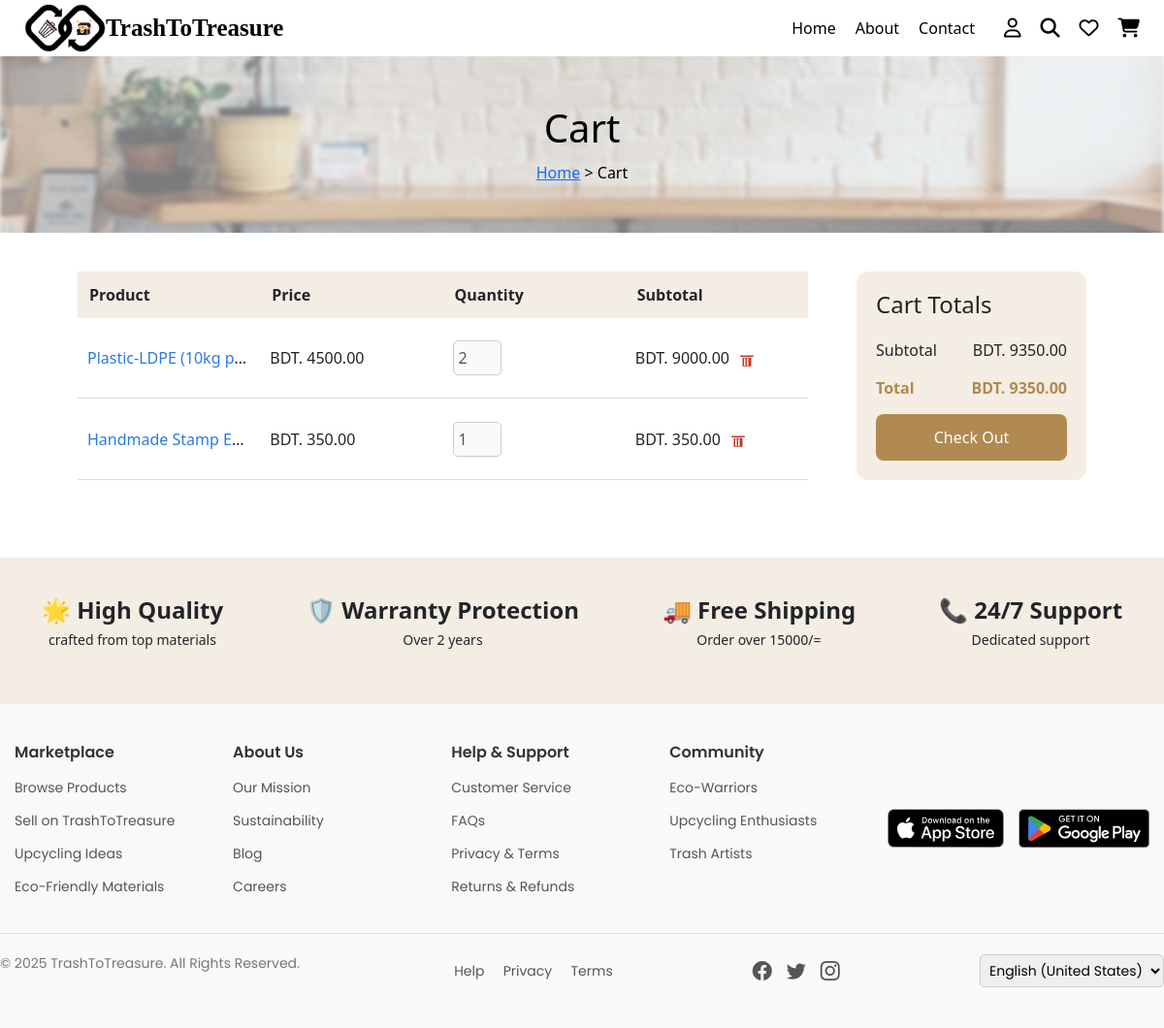
The app's page /cart/ (signed in), older data.
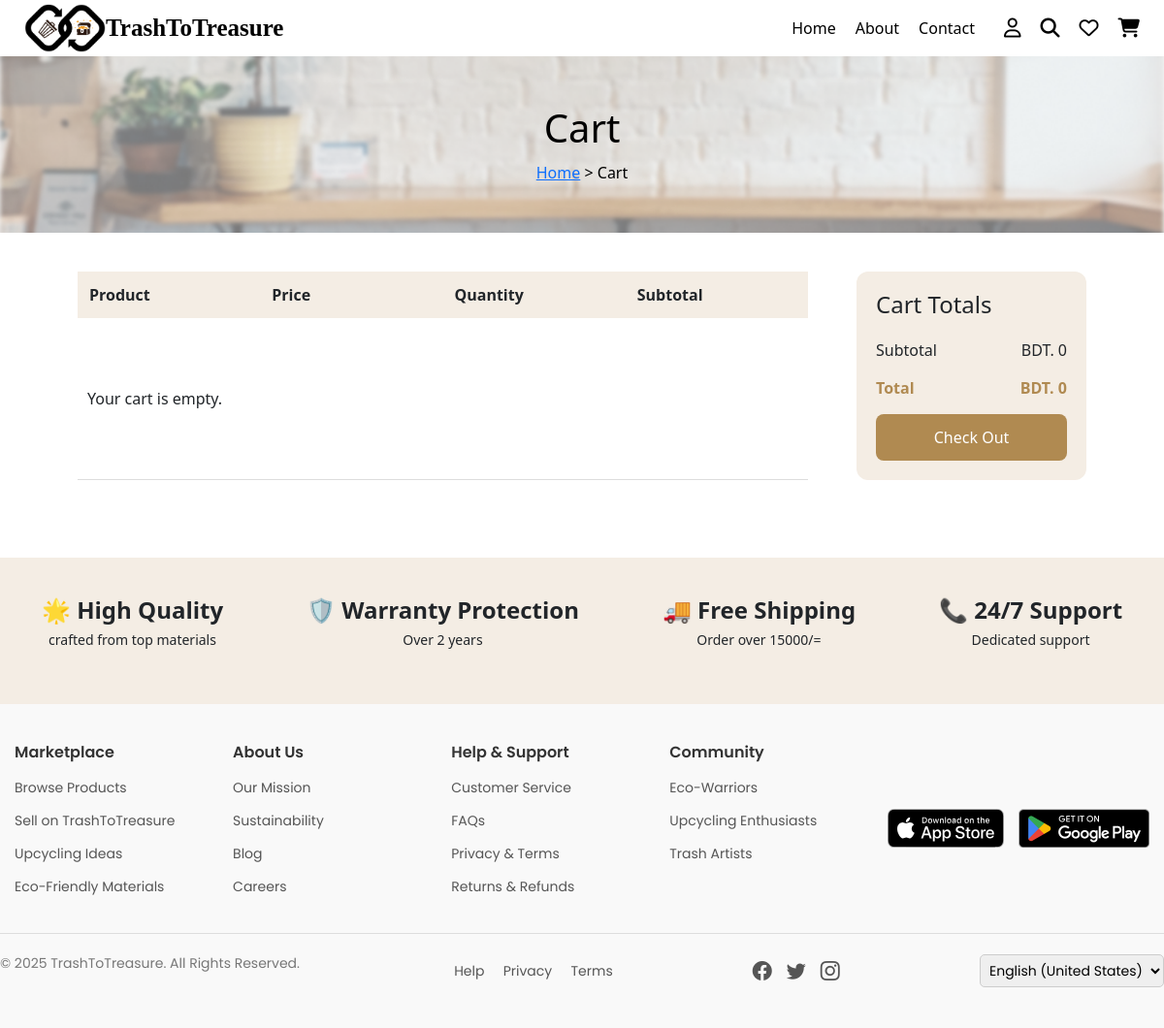
The same page, newer data.
### marketplace/models.py (models this page shows, shortened)
class CartItem(models.Model):
    buyer = models.ForeignKey(User, on_delete=models.CASCADE)
    content_type = models.ForeignKey(ContentType, on_delete=models.CASCADE)
    object_id = models.PositiveIntegerField()
    item = GenericForeignKey('content_type', 'object_id')
    quantity = models.PositiveIntegerField(default=1)
    added_at = models.DateTimeField(auto_now_add=True)
    class Meta:
        unique_together = ('buyer', 'content_type', 'object_id')
    def subtotal(self):
        return self.quantity * self.item.price  # works as long as both models have a .price

class TrashItem(models.Model):
    material_name = models.CharField(max_length=255, default="")  # Change as needed
    category = models.CharField(max_length=100, default="")  # Change as needed
    description = models.TextField()
    condition = models.CharField(max_length=50, default="")  # Set a meaningful default
    quantity = models.IntegerField(default=0)
    price = models.DecimalField(max_digits=10, decimal_places=2)
    trash_point = models.CharField(max_length=255, default="")  # Set a meaningful default
    images = models.ImageField(upload_to='waste_images/', blank=True, null=True)
    location = models.CharField(max_length=255, default="")  # Set a meaningful default
    product_status = models.CharField(max_length=20, choices=PRODUCT_STATUS_CHOICES, default='')
    delivery_status = models.CharField(max_length=20, choices=DELIVERY_STATUS_CHOICES, default='')
    slug = models.SlugField(max_length=255, unique=True, blank=True)
    listing_date = models.DateTimeField(auto_now_add=True)
    last_updated = models.DateTimeField(auto_now=True, null=True, blank=True)
    tags = models.CharField(max_length=255, blank=True, null=True)

class UpcycledProduct(models.Model):
    product_name = models.CharField(max_length=255, default="")
    category = models.CharField(max_length=100, default="")
    description = models.TextField()
    price = models.DecimalField(max_digits=10, decimal_places=2)
    product_status = models.CharField(max_length=20, choices=PRODUCT_STATUS_CHOICES, default='active')
    artisan = models.ForeignKey(User, on_delete=models.CASCADE, related_name='upcycled_products', null=True, blank=True)
    approval_status = models.BooleanField(default=False)
    stock_availability = models.IntegerField()
    product_images = models.ImageField(upload_to='upcycled_products/', blank=True, null=True)
    location = models.CharField(max_length=255, default="")
    rating = models.DecimalField(max_digits=3, decimal_places=2, default=0.0)
    tags = models.CharField(max_length=255, blank=True, null=True)
    listing_date = models.DateTimeField(auto_now_add=True)
    last_updated = models.DateTimeField(auto_now=True, null=True, blank=True)
    sold_count = models.IntegerField(default=0)
    delivery_status = models.CharField(max_length=20, choices=DELIVERY_STATUS_CHOICES, default='ready')
    slug = models.SlugField(max_length=255, unique=True, blank=True)

### marketplace/views.py (the view)
# urls.py: path('cart/', cart, name='cart'),
@login_required
def cart(request):
    if request.user.role == 'driver':
        return HttpResponseForbidden("You are not authorized to view this page.")
    cart_items = CartItem.objects.filter(buyer=request.user)
    total = sum(item.subtotal() for item in cart_items)
    return render(request, 'cart.html', {
        'cart_items': cart_items,
        'total': total
    })

### marketplace/templates/cart.html (shortened to what this page needs)
{% load static %}
{% include "header.html" %}
<!DOCTYPE html>
<html lang="en">
<head>
    <link rel="stylesheet" href="{% static 'css/cart.css' %}">
</head>
<body>
    <section class="cart-banner">
        <h2>Cart</h2>
        <p><a href="/">Home</a> > Cart</p>
    </section>
    <div class="cart-container">
        <table class="cart-table">
            <thead>
                <tr>
                    <th>Product</th>
                    <th>Price</th>
                    <th>Quantity</th>
                    <th>Subtotal</th>
                </tr>
            </thead>
            <tbody>
                {% for item in cart_items %}
                <tr>
                    <td class="product-info">
                      <span>
                        {% if item.content_type.model == 'upcycledproduct' %}
                            <a href="{% url 'upcycled_product_details' slug=item.item.slug %}">
                                {{ item.item.product_name }}
                            </a>
                        {% elif item.content_type.model == 'trashitem' %}
                            <a href="{% url 'trash_item_details' slug=item.item.slug %}">
                                {{ item.item.material_name }}
                            </a>
                        {% else %}
                            Unknown Item
                        {% endif %}
                      </span>
                    </td>
                    <td>BDT. {{ item.item.price }}</td>
                    <td>
                      <input type="number" value="{{ item.quantity }}" min="1" max="{{ item.item.stock_availability }}" disabled>
                    </td>
                    <td>
                      BDT. {{ item.subtotal }}
                      <form method="post" action="{% url 'remove_from_cart' item.id %}" style="display:inline;">
                        <button class="remove-btn" title="Remove from cart">
                            <svg xmlns="http://www.w3.org/2000/svg" height="18" width="18" viewBox="0 0 24 24" fill="#c0392b">
                                <path d="M3 6h18v2H3zm3 3h12v12H6zM8 10v10h2V10H8zm4 0v10h2V10h-2z"/>
                            </svg>
                        </button>
                      </form>
                    </td>
                </tr>
                {% empty %}
                  <tr><td colspan="4">Your cart is empty.</td></tr>
                {% endfor %}
            </tbody>
        </table>
        <div class="cart-totals">
            <h3>Cart Totals</h3>
            <div class="totals-item">
                <span>Subtotal</span>
                <span>BDT. {{ total }}</span>
            </div>
            <div class="totals-item total">
                <span>Total</span>
                <span>BDT. {{ total }}</span>
            </div>
            <button class="checkout-btn" onclick="location.href='/checkout/'">Check Out</button>
        </div>
    </div>
    <footer class="cart-footer">
        <div class="footer-item">
            <h4>🌟 High Quality</h4>
            <p>crafted from top materials</p>
        </div>
        <div class="footer-item">
            <h4>🛡️ Warranty Protection</h4>
            <p>Over 2 years</p>
        </div>
        <div class="footer-item">
            <h4>🚚 Free Shipping</h4>
            <p>Order over 15000/=</p>
        </div>
        <div class="footer-item">
            <h4>📞 24/7 Support</h4>
            <p>Dedicated support</p>
        </div>
    </footer>
</body>
</html>
{% include "footer.html" %}

Row changes from the older to the newer data that the page shows:
removed CartItem: item.material_name "Plastic-LDPE (10kg p…", item.price "4500.00", quantity "2", subtotal "9000.00"
removed CartItem: item.product_name "Handmade Stamp E…", item.price "350.00", quantity "1", subtotal "350.00"
Text that changed along with them:
{{ total }}: "9350.00" → "0"
text now shown: "Your cart is empty."
